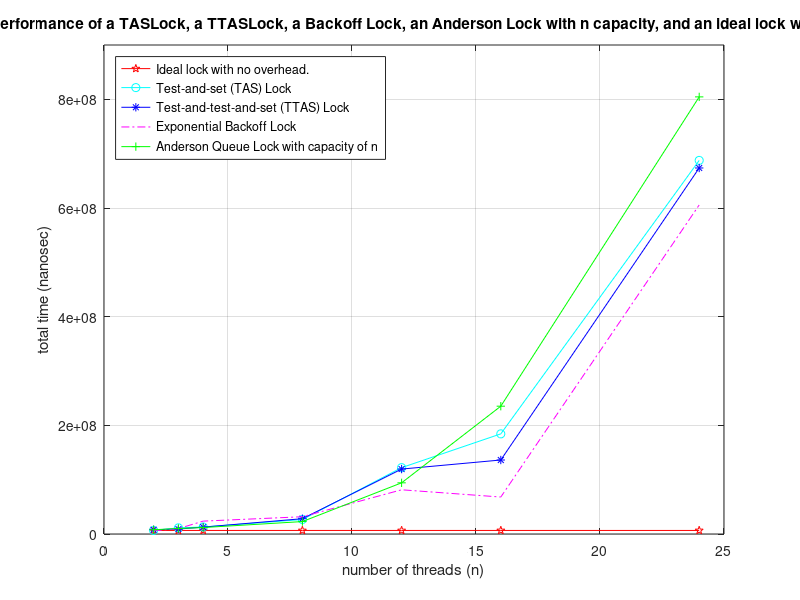
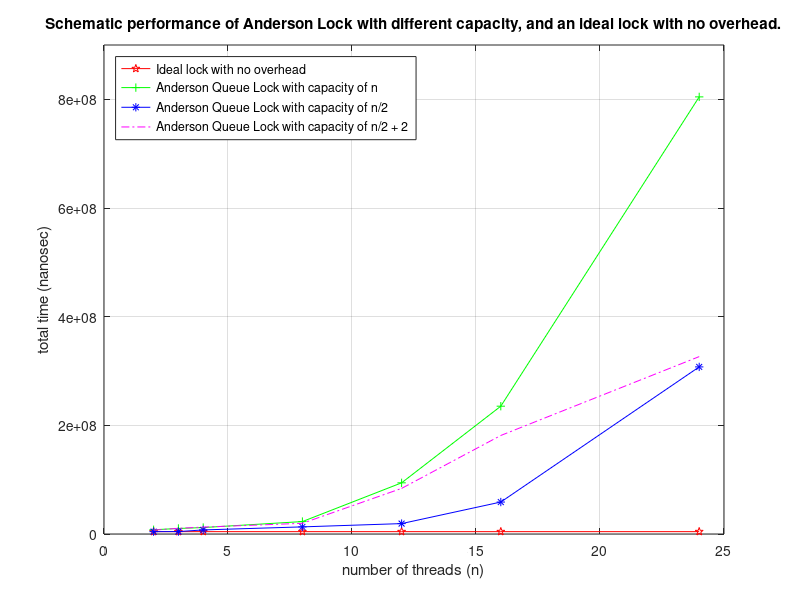

MATLAB code to generate these figures, in order:
% Object Oriented Concurrent Programming - Homework-I
% @author NubilaPardus
%
n = [2,3,4,8,12,16,24];
% Ideal Lock
ideal = 6546233 * ones(1,7);
% Test-and-set (TAS) Lock
tas = [
6546233
11301194
12896636
26640040
122133493
184299909
687610405
];
%  Test-and-test-and-set (TTAS) Lock
ttas = [
7892238
9065389
12673091
28169111
119504206
136201457
673659865
];
%  Exponential Backoff Lock
backoff = [
6012717
9925286
23718286
31780462
81377717
68032534
605643741
];
%  Anderson Queue Lock with capacity=numberOfThread=n
anderson_with_n = [
7791588
10183838
11877741
22887199
94186467
235237701
804514862
];

%------ Plotting
figure(1)
plot(n, ideal, 'r-p')
grid on
hold on
xlim([0,25])
ylim([0,9e8])
plot(n, tas, 'c-o')
plot(n, ttas, 'b-*')
plot(n, backoff, 'm-.')
plot(n, anderson_with_n, 'g-+')
legend({'Ideal lock with no overhead.', 'Test-and-set (TAS) Lock', 'Test-and-test-and-set (TTAS) Lock', 'Exponential Backoff Lock', 'Anderson Queue Lock with capacity of n'},'Location','northwest')
title('Schematic performance of a TASLock, a TTASLock, a Backoff Lock, an Anderson Lock with n capacity, and an ideal lock with no overhead.')
xlabel('number of threads (n)')
ylabel('total time (nanosec)')




%  Anderson Queue Lock with capacity=n/2
anderson_with_n_over2 = [
4330848
4475623
7499486
13106687
19146025
58824559
307544924
];
%  Anderson Queue Lock with capacity=n/2 + 2
anderson_with_n_plus1_over2 = [
7151589
10435462
12710653
19687198
83924589
181338771
326493296
];
ideal = 4330848 * ones(1,7);
figure(2)
plot(n, ideal, 'r-p')
grid on
hold on
xlim([0,25])
ylim([0,9e8])
plot(n, anderson_with_n, 'g-+')
plot(n, anderson_with_n_over2, 'b-*')
plot(n, anderson_with_n_plus1_over2, 'm-.')

legend({'Ideal lock with no overhead','Anderson Queue Lock with capacity of n', 'Anderson Queue Lock with capacity of n/2' 'Anderson Queue Lock with capacity of n/2 + 2'},'Location','northwest')
title('Schematic performance of Anderson Lock with different capacity, and an ideal lock with no overhead.')
xlabel('number of threads (n)')
ylabel('total time (nanosec)')